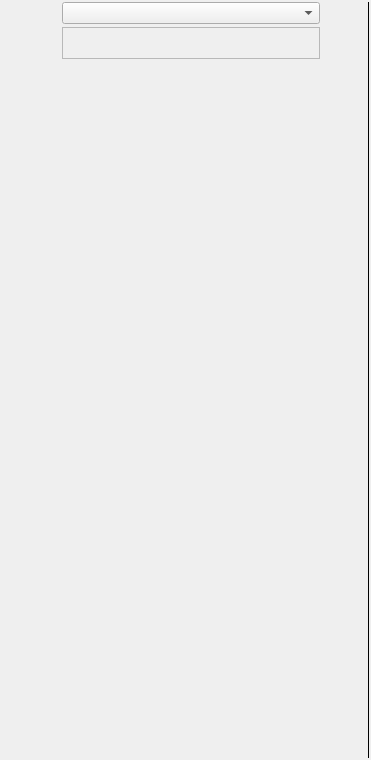
<?xml version="1.0" encoding="UTF-8"?>
<ui version="4.0">
 <class>MonitoringFrame</class>
 <widget class="QWidget" name="MonitoringFrame">
  <property name="geometry">
   <rect>
    <x>0</x>
    <y>0</y>
    <width>371</width>
    <height>760</height>
   </rect>
  </property>
  <property name="sizePolicy">
   <sizepolicy hsizetype="Preferred" vsizetype="Preferred">
    <horstretch>0</horstretch>
    <verstretch>0</verstretch>
   </sizepolicy>
  </property>
  <property name="windowTitle">
   <string>Form</string>
  </property>
  <layout class="QGridLayout" name="gridLayout_2">
   <property name="leftMargin">
    <number>1</number>
   </property>
   <property name="topMargin">
    <number>2</number>
   </property>
   <property name="rightMargin">
    <number>1</number>
   </property>
   <property name="bottomMargin">
    <number>2</number>
   </property>
   <property name="horizontalSpacing">
    <number>1</number>
   </property>
   <item row="0" column="0">
    <layout class="QGridLayout" name="gridLayout">
     <property name="horizontalSpacing">
      <number>1</number>
     </property>
     <property name="verticalSpacing">
      <number>3</number>
     </property>
     <item row="0" column="0" rowspan="2">
      <widget class="QLabel" name="label1">
       <property name="minimumSize">
        <size>
         <width>60</width>
         <height>0</height>
        </size>
       </property>
       <property name="maximumSize">
        <size>
         <width>60</width>
         <height>16777215</height>
        </size>
       </property>
       <property name="text">
        <string/>
       </property>
      </widget>
     </item>
     <item row="0" column="1">
      <widget class="QComboBox" name="cboxScannedQuantity">
       <property name="sizePolicy">
        <sizepolicy hsizetype="MinimumExpanding" vsizetype="Fixed">
         <horstretch>0</horstretch>
         <verstretch>0</verstretch>
        </sizepolicy>
       </property>
      </widget>
     </item>
     <item row="0" column="2" rowspan="2">
      <widget class="QLabel" name="label2">
       <property name="minimumSize">
        <size>
         <width>45</width>
         <height>0</height>
        </size>
       </property>
       <property name="maximumSize">
        <size>
         <width>45</width>
         <height>16777215</height>
        </size>
       </property>
       <property name="text">
        <string/>
       </property>
      </widget>
     </item>
     <item row="1" column="1">
      <widget class="QFrame" name="frameCurves">
       <property name="sizePolicy">
        <sizepolicy hsizetype="MinimumExpanding" vsizetype="Preferred">
         <horstretch>0</horstretch>
         <verstretch>0</verstretch>
        </sizepolicy>
       </property>
       <property name="minimumSize">
        <size>
         <width>0</width>
         <height>32</height>
        </size>
       </property>
       <property name="maximumSize">
        <size>
         <width>16777215</width>
         <height>32</height>
        </size>
       </property>
       <property name="frameShape">
        <enum>QFrame::StyledPanel</enum>
       </property>
       <property name="frameShadow">
        <enum>QFrame::Plain</enum>
       </property>
       <layout class="QVBoxLayout" name="vlout">
        <property name="leftMargin">
         <number>3</number>
        </property>
        <property name="topMargin">
         <number>3</number>
        </property>
        <property name="rightMargin">
         <number>3</number>
        </property>
        <property name="bottomMargin">
         <number>3</number>
        </property>
       </layout>
      </widget>
     </item>
     <item row="2" column="0" colspan="3">
      <widget class="QwtPlot" name="qwtPlot">
       <property name="sizePolicy">
        <sizepolicy hsizetype="Ignored" vsizetype="MinimumExpanding">
         <horstretch>0</horstretch>
         <verstretch>0</verstretch>
        </sizepolicy>
       </property>
       <property name="frameShadow">
        <enum>QFrame::Plain</enum>
       </property>
      </widget>
     </item>
    </layout>
   </item>
   <item row="0" column="1">
    <widget class="Line" name="line">
     <property name="frameShadow">
      <enum>QFrame::Plain</enum>
     </property>
     <property name="orientation">
      <enum>Qt::Vertical</enum>
     </property>
    </widget>
   </item>
  </layout>
 </widget>
 <customwidgets>
  <customwidget>
   <class>QwtPlot</class>
   <extends>QFrame</extends>
   <header>qwt_plot.h</header>
   <container>1</container>
  </customwidget>
 </customwidgets>
 <resources/>
 <connections/>
</ui>
